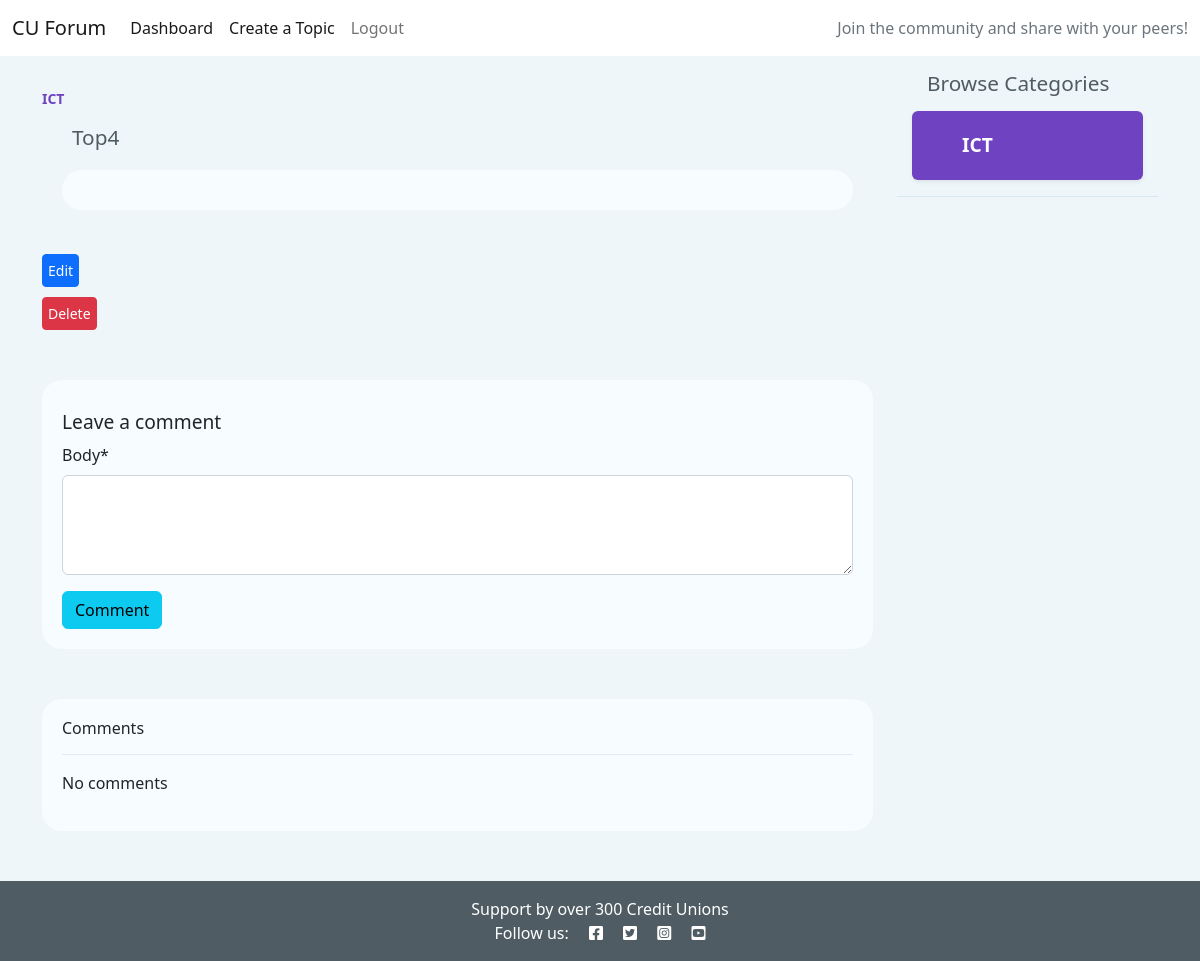
Screenshot of /top4/ (signed in) with the database file from the repository.
### socialapp/models.py (models this page shows, shortened)
class Topic(models.Model):
    category = models.ForeignKey(
        TopicCategory,
        related_name="categories",
        on_delete=models.CASCADE)
    creator = models.ForeignKey(User, on_delete=models.CASCADE)
    title = models.CharField(max_length=250, unique=True)
    summary = models.TextField(max_length=500, blank=True)
    created_on = models.DateTimeField(auto_now_add=True)
    updated = models.DateTimeField(auto_now=True)
    slug = models.SlugField(max_length=250, unique=True)
    likes = models.ManyToManyField(User, related_name='topic_like', blank=True)
    topic_trending = models.BooleanField(default=False)
    class Meta:
        ordering = ["-created_on"]
        verbose_name_plural = "Topics"

class TopicCategory(models.Model):
    name = models.CharField(max_length=200)
    def __str__(self):
        return self.name
    class Meta:
        ordering = ["name"]
        verbose_name_plural = "Topic Categories"

### socialapp/views.py (the view, shortened to what this page needs)
# urls.py: path('<slug:slug>/', topic_detail_view, name="topic_item"),
@login_required(login_url='/')
def topic_detail_view(request, slug):
    item = Topic.objects.get(slug=slug)
    categories_preview = TopicCategory.objects.all()
    new_comment = CommentForm()
    context = {
        'item': item,
        'categories_preview': categories_preview,
        'new_comment': new_comment,
    }
    return render(request, 'topic_detail.html', context)

### socialapp/forms.py
class CommentForm(ModelForm):
    class Meta:
        model = Comment
        fields = ('body',)

### templates/topic_detail.html (shortened to what this page needs)
{% extends 'base.html' %}
{% load crispy_forms_tags %}
{% block content %}
{% if user.is_authenticated %}
<div class="container">
    <div class="row">
        <div style="margin-top:30px;margin-bottom:50px;" class="col-sm-9">
            <small class="min-cat"><strong>{{item.category }}</strong></small>
            <h2>{{item.title }}</h2>
            <section>
                <div class="summary-section">
                </div>
            </section>
            {% if request.user == item.creator %}
            <br><a style="padding:5px;margin-bottom:10px" class="btn btn-primary btn-sm" href="{% url 'update-topic' item.slug %}">Edit</a><br>
            <a style="padding:5px;" class="btn btn-danger btn-sm" href="{% url 'delete-topic' item.slug %}">Delete</a>
            {% endif %}
            <section class="comment-container">
            <h4>Leave a comment</h4>
            <form method="POST">
                {{new_comment | crispy}}
                <button type="submit" class="btn btn-info">Comment</button>
            </form>
            </section>
            <section style="margin-top:50px;">
                <div class="comment-container">
                <h6>Comments</h6><hr>
                {% if not item.comments.all %}
                <p>No comments</p>
                {% endif %}
                </div>
            </section>
        </div>
        <div class="col-sm-3">
            <h2>Browse Categories</h2>
            {% for category in categories_preview %}
            <section class="categorycont rounded shadow-sm">
                <a id="cat-a" href="{% url 'category-view' category.id %}">{{category.name }}</a>
            </section><hr>
            {% empty %}
            <p>No categories listed.</p>
            {% endfor %}
        </div>
    </div>
</div>
{% endif %}
{% endblock %}

### static/css/style.css (style rules this page uses)
body { background-color:#b3d2e233; }
hr { color:#8FBCD4; }
h4 { font-size:1.2em; margin:10px 0px; }
.min-cat { color:#6f42c1; font-weight:400; }
a:link { text-decoration:none; }
.categorycont { background-color:#6f42c1; color:white; padding:20px 50px; margin:15px; }
.categorycont a { color:white; text-decoration: none; font-size: 1.2em; font-weight: 600; }
h2 { font-size:1.3em; color:#4F5C63; margin:15px 30px; }
.comment-container { margin-top:50px; background-color: #f6fcff; border-radius:20px; padding:20px; }
textarea { height:100px; }
.summary-section { margin:20px; background-color: #f6fcff; border-radius:20px; padding:20px; }

### rows the page displays
Topic: category "ICT", title "Top4"
TopicCategory: name "ICT"
